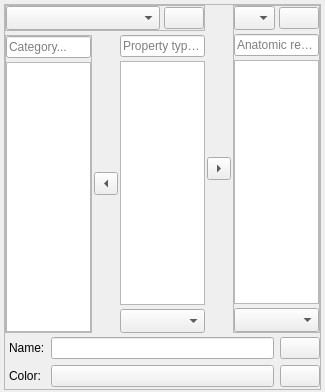
<?xml version="1.0" encoding="UTF-8"?>
<ui version="4.0">
 <class>qCjyxTerminologyNavigatorWidget</class>
 <widget class="qDMMLWidget" name="qCjyxTerminologyNavigatorWidget">
  <property name="geometry">
   <rect>
    <x>0</x>
    <y>0</y>
    <width>325</width>
    <height>392</height>
   </rect>
  </property>
  <property name="windowTitle">
   <string>qCjyxTerminologyNavigatorWidget</string>
  </property>
  <layout class="QGridLayout" name="gridLayout_2">
   <property name="leftMargin">
    <number>4</number>
   </property>
   <property name="topMargin">
    <number>4</number>
   </property>
   <property name="rightMargin">
    <number>4</number>
   </property>
   <property name="bottomMargin">
    <number>2</number>
   </property>
   <property name="spacing">
    <number>4</number>
   </property>
   <item row="3" column="1">
    <widget class="QFrame" name="frame_TerminologyEntry">
     <property name="sizePolicy">
      <sizepolicy hsizetype="Preferred" vsizetype="Expanding">
       <horstretch>0</horstretch>
       <verstretch>0</verstretch>
      </sizepolicy>
     </property>
     <property name="frameShape">
      <enum>QFrame::StyledPanel</enum>
     </property>
     <property name="frameShadow">
      <enum>QFrame::Raised</enum>
     </property>
     <layout class="QGridLayout" name="gridLayout_3">
      <property name="leftMargin">
       <number>0</number>
      </property>
      <property name="topMargin">
       <number>0</number>
      </property>
      <property name="rightMargin">
       <number>0</number>
      </property>
      <property name="bottomMargin">
       <number>2</number>
      </property>
      <property name="horizontalSpacing">
       <number>2</number>
      </property>
      <property name="verticalSpacing">
       <number>4</number>
      </property>
      <item row="1" column="1" rowspan="3">
       <widget class="ctkExpandButton" name="CategoryExpandButton">
        <property name="checked">
         <bool>true</bool>
        </property>
        <property name="arrowType">
         <enum>Qt::LeftArrow</enum>
        </property>
       </widget>
      </item>
      <item row="0" column="3" rowspan="4">
       <widget class="ctkExpandButton" name="AnatomicalRegionExpandButton">
        <property name="checked">
         <bool>true</bool>
        </property>
        <property name="arrowType">
         <enum>Qt::RightArrow</enum>
        </property>
       </widget>
      </item>
      <item row="2" column="2">
       <widget class="QTableWidget" name="tableWidget_Type">
        <property name="editTriggers">
         <set>QAbstractItemView::NoEditTriggers</set>
        </property>
        <property name="tabKeyNavigation">
         <bool>false</bool>
        </property>
        <property name="selectionMode">
         <enum>QAbstractItemView::SingleSelection</enum>
        </property>
        <property name="selectionBehavior">
         <enum>QAbstractItemView::SelectRows</enum>
        </property>
        <property name="columnCount">
         <number>1</number>
        </property>
        <attribute name="horizontalHeaderVisible">
         <bool>false</bool>
        </attribute>
        <attribute name="horizontalHeaderStretchLastSection">
         <bool>true</bool>
        </attribute>
        <attribute name="verticalHeaderVisible">
         <bool>false</bool>
        </attribute>
        <column/>
       </widget>
      </item>
      <item row="1" column="2">
       <widget class="ctkSearchBox" name="SearchBox_Type">
        <property name="placeholderText">
         <string>Property type...</string>
        </property>
        <property name="showSearchIcon">
         <bool>true</bool>
        </property>
       </widget>
      </item>
      <item row="3" column="2">
       <widget class="ctkComboBox" name="ComboBox_TypeModifier">
        <property name="sizeAdjustPolicy">
         <enum>QComboBox::AdjustToMinimumContentsLengthWithIcon</enum>
        </property>
        <property name="defaultText">
         <string>Select type modifier...</string>
        </property>
       </widget>
      </item>
      <item row="0" column="4" rowspan="4">
       <widget class="QFrame" name="frame_AnatomicRegion">
        <property name="frameShape">
         <enum>QFrame::StyledPanel</enum>
        </property>
        <property name="frameShadow">
         <enum>QFrame::Raised</enum>
        </property>
        <layout class="QVBoxLayout" name="verticalLayout">
         <property name="spacing">
          <number>4</number>
         </property>
         <property name="leftMargin">
          <number>0</number>
         </property>
         <property name="topMargin">
          <number>0</number>
         </property>
         <property name="rightMargin">
          <number>0</number>
         </property>
         <property name="bottomMargin">
          <number>0</number>
         </property>
         <item>
          <layout class="QHBoxLayout" name="horizontalLayout_2">
           <property name="spacing">
            <number>4</number>
           </property>
           <item>
            <widget class="ctkComboBox" name="ComboBox_AnatomicContext">
             <property name="sizeAdjustPolicy">
              <enum>QComboBox::AdjustToMinimumContentsLengthWithIcon</enum>
             </property>
             <property name="defaultText">
              <string>Select anatomic region context...</string>
             </property>
            </widget>
           </item>
           <item>
            <widget class="QPushButton" name="pushButton_LoadAnatomicContext">
             <property name="sizePolicy">
              <sizepolicy hsizetype="Fixed" vsizetype="Fixed">
               <horstretch>0</horstretch>
               <verstretch>0</verstretch>
              </sizepolicy>
             </property>
             <property name="text">
              <string/>
             </property>
             <property name="icon">
              <iconset resource="../../../../../../Base/QTGUI/Resources/qCjyxBaseQTGUI.qrc">
               <normaloff>:/Icons/Small/CjyxAddData.png</normaloff>:/Icons/Small/CjyxAddData.png</iconset>
             </property>
             <property name="iconSize">
              <size>
               <width>21</width>
               <height>21</height>
              </size>
             </property>
            </widget>
           </item>
          </layout>
         </item>
         <item>
          <widget class="ctkSearchBox" name="SearchBox_AnatomicRegion">
           <property name="placeholderText">
            <string>Anatomic region...</string>
           </property>
           <property name="showSearchIcon">
            <bool>true</bool>
           </property>
          </widget>
         </item>
         <item>
          <widget class="QTableWidget" name="tableWidget_AnatomicRegion">
           <property name="editTriggers">
            <set>QAbstractItemView::NoEditTriggers</set>
           </property>
           <property name="tabKeyNavigation">
            <bool>false</bool>
           </property>
           <property name="selectionMode">
            <enum>QAbstractItemView::SingleSelection</enum>
           </property>
           <property name="selectionBehavior">
            <enum>QAbstractItemView::SelectRows</enum>
           </property>
           <property name="columnCount">
            <number>1</number>
           </property>
           <attribute name="horizontalHeaderVisible">
            <bool>false</bool>
           </attribute>
           <attribute name="horizontalHeaderStretchLastSection">
            <bool>true</bool>
           </attribute>
           <attribute name="verticalHeaderVisible">
            <bool>false</bool>
           </attribute>
           <column/>
          </widget>
         </item>
         <item>
          <widget class="ctkComboBox" name="ComboBox_AnatomicRegionModifier">
           <property name="sizeAdjustPolicy">
            <enum>QComboBox::AdjustToMinimumContentsLengthWithIcon</enum>
           </property>
           <property name="defaultText">
            <string>Select anatomic region modifier...</string>
           </property>
          </widget>
         </item>
        </layout>
       </widget>
      </item>
      <item row="0" column="0" colspan="3">
       <widget class="QFrame" name="frame">
        <property name="frameShape">
         <enum>QFrame::StyledPanel</enum>
        </property>
        <property name="frameShadow">
         <enum>QFrame::Raised</enum>
        </property>
        <layout class="QHBoxLayout" name="horizontalLayout">
         <property name="spacing">
          <number>4</number>
         </property>
         <property name="leftMargin">
          <number>0</number>
         </property>
         <property name="topMargin">
          <number>0</number>
         </property>
         <property name="rightMargin">
          <number>0</number>
         </property>
         <property name="bottomMargin">
          <number>0</number>
         </property>
         <item>
          <widget class="ctkComboBox" name="ComboBox_Terminology">
           <property name="sizeAdjustPolicy">
            <enum>QComboBox::AdjustToMinimumContentsLengthWithIcon</enum>
           </property>
           <property name="defaultText">
            <string>Select terminology...</string>
           </property>
          </widget>
         </item>
         <item>
          <widget class="QPushButton" name="pushButton_LoadTerminology">
           <property name="sizePolicy">
            <sizepolicy hsizetype="Fixed" vsizetype="Fixed">
             <horstretch>0</horstretch>
             <verstretch>0</verstretch>
            </sizepolicy>
           </property>
           <property name="text">
            <string/>
           </property>
           <property name="icon">
            <iconset resource="../../../../../../Base/QTGUI/Resources/qCjyxBaseQTGUI.qrc">
             <normaloff>:/Icons/Small/CjyxAddData.png</normaloff>:/Icons/Small/CjyxAddData.png</iconset>
           </property>
           <property name="iconSize">
            <size>
             <width>21</width>
             <height>21</height>
            </size>
           </property>
          </widget>
         </item>
        </layout>
       </widget>
      </item>
      <item row="1" column="0" rowspan="3">
       <widget class="QFrame" name="frame_Category">
        <property name="frameShape">
         <enum>QFrame::StyledPanel</enum>
        </property>
        <property name="frameShadow">
         <enum>QFrame::Raised</enum>
        </property>
        <layout class="QVBoxLayout" name="verticalLayout_2">
         <property name="spacing">
          <number>4</number>
         </property>
         <property name="leftMargin">
          <number>0</number>
         </property>
         <property name="topMargin">
          <number>0</number>
         </property>
         <property name="rightMargin">
          <number>0</number>
         </property>
         <property name="bottomMargin">
          <number>0</number>
         </property>
         <item>
          <widget class="ctkSearchBox" name="SearchBox_Category">
           <property name="placeholderText">
            <string>Category...</string>
           </property>
           <property name="showSearchIcon">
            <bool>true</bool>
           </property>
          </widget>
         </item>
         <item>
          <widget class="QTableWidget" name="tableWidget_Category">
           <property name="editTriggers">
            <set>QAbstractItemView::NoEditTriggers</set>
           </property>
           <property name="tabKeyNavigation">
            <bool>false</bool>
           </property>
           <property name="selectionMode">
            <enum>QAbstractItemView::MultiSelection</enum>
           </property>
           <property name="selectionBehavior">
            <enum>QAbstractItemView::SelectRows</enum>
           </property>
           <property name="columnCount">
            <number>1</number>
           </property>
           <attribute name="horizontalHeaderVisible">
            <bool>false</bool>
           </attribute>
           <attribute name="horizontalHeaderStretchLastSection">
            <bool>true</bool>
           </attribute>
           <attribute name="verticalHeaderVisible">
            <bool>false</bool>
           </attribute>
           <column/>
          </widget>
         </item>
        </layout>
       </widget>
      </item>
      <item row="4" column="0" colspan="5">
       <widget class="QFrame" name="frame_TerminologyOverride">
        <property name="frameShape">
         <enum>QFrame::NoFrame</enum>
        </property>
        <property name="frameShadow">
         <enum>QFrame::Raised</enum>
        </property>
        <layout class="QGridLayout" name="gridLayout_4">
         <property name="leftMargin">
          <number>4</number>
         </property>
         <property name="topMargin">
          <number>0</number>
         </property>
         <property name="rightMargin">
          <number>0</number>
         </property>
         <property name="bottomMargin">
          <number>0</number>
         </property>
         <item row="0" column="0">
          <widget class="QLabel" name="label_Name">
           <property name="text">
            <string>Name:</string>
           </property>
          </widget>
         </item>
         <item row="0" column="1">
          <widget class="QLineEdit" name="lineEdit_Name"/>
         </item>
         <item row="0" column="2">
          <widget class="QPushButton" name="pushButton_ResetName">
           <property name="text">
            <string/>
           </property>
           <property name="icon">
            <iconset resource="../qCjyxTerminologiesModuleWidgets.qrc">
             <normaloff>:/Icons/ResetProperty.png</normaloff>:/Icons/ResetProperty.png</iconset>
           </property>
          </widget>
         </item>
         <item row="1" column="0">
          <widget class="QLabel" name="label">
           <property name="text">
            <string>Color:</string>
           </property>
          </widget>
         </item>
         <item row="1" column="1">
          <widget class="ctkColorPickerButton" name="ColorPickerButton_RecommendedRGB">
           <property name="displayColorName">
            <bool>false</bool>
           </property>
          </widget>
         </item>
         <item row="1" column="2">
          <widget class="QPushButton" name="pushButton_ResetColor">
           <property name="text">
            <string/>
           </property>
           <property name="icon">
            <iconset resource="../qCjyxTerminologiesModuleWidgets.qrc">
             <normaloff>:/Icons/ResetProperty.png</normaloff>:/Icons/ResetProperty.png</iconset>
           </property>
          </widget>
         </item>
        </layout>
       </widget>
      </item>
     </layout>
    </widget>
   </item>
  </layout>
 </widget>
 <customwidgets>
  <customwidget>
   <class>qDMMLWidget</class>
   <extends>QWidget</extends>
   <header>qDMMLWidget.h</header>
   <container>1</container>
  </customwidget>
  <customwidget>
   <class>ctkColorPickerButton</class>
   <extends>QPushButton</extends>
   <header>ctkColorPickerButton.h</header>
  </customwidget>
  <customwidget>
   <class>ctkComboBox</class>
   <extends>QComboBox</extends>
   <header>ctkComboBox.h</header>
  </customwidget>
  <customwidget>
   <class>ctkExpandButton</class>
   <extends>QToolButton</extends>
   <header>ctkExpandButton.h</header>
  </customwidget>
  <customwidget>
   <class>ctkSearchBox</class>
   <extends>QLineEdit</extends>
   <header>ctkSearchBox.h</header>
  </customwidget>
 </customwidgets>
 <tabstops>
  <tabstop>SearchBox_Type</tabstop>
  <tabstop>tableWidget_Type</tabstop>
  <tabstop>ComboBox_TypeModifier</tabstop>
  <tabstop>SearchBox_AnatomicRegion</tabstop>
  <tabstop>tableWidget_AnatomicRegion</tabstop>
  <tabstop>ComboBox_AnatomicRegionModifier</tabstop>
  <tabstop>ComboBox_Terminology</tabstop>
  <tabstop>pushButton_LoadTerminology</tabstop>
  <tabstop>AnatomicalRegionExpandButton</tabstop>
  <tabstop>ComboBox_AnatomicContext</tabstop>
  <tabstop>pushButton_LoadAnatomicContext</tabstop>
  <tabstop>SearchBox_Category</tabstop>
  <tabstop>tableWidget_Category</tabstop>
  <tabstop>CategoryExpandButton</tabstop>
 </tabstops>
 <resources>
  <include location="../qCjyxTerminologiesModuleWidgets.qrc"/>
  <include location="../../../../../../Base/QTGUI/Resources/qCjyxBaseQTGUI.qrc"/>
 </resources>
 <connections>
  <connection>
   <sender>AnatomicalRegionExpandButton</sender>
   <signal>toggled(bool)</signal>
   <receiver>frame_AnatomicRegion</receiver>
   <slot>setVisible(bool)</slot>
   <hints>
    <hint type="sourcelabel">
     <x>221</x>
     <y>144</y>
    </hint>
    <hint type="destinationlabel">
     <x>264</x>
     <y>53</y>
    </hint>
   </hints>
  </connection>
  <connection>
   <sender>CategoryExpandButton</sender>
   <signal>toggled(bool)</signal>
   <receiver>frame_Category</receiver>
   <slot>setVisible(bool)</slot>
   <hints>
    <hint type="sourcelabel">
     <x>109</x>
     <y>158</y>
    </hint>
    <hint type="destinationlabel">
     <x>100</x>
     <y>63</y>
    </hint>
   </hints>
  </connection>
  <connection>
   <sender>CategoryExpandButton</sender>
   <signal>toggled(bool)</signal>
   <receiver>frame</receiver>
   <slot>setVisible(bool)</slot>
   <hints>
    <hint type="sourcelabel">
     <x>111</x>
     <y>110</y>
    </hint>
    <hint type="destinationlabel">
     <x>120</x>
     <y>34</y>
    </hint>
   </hints>
  </connection>
 </connections>
</ui>
